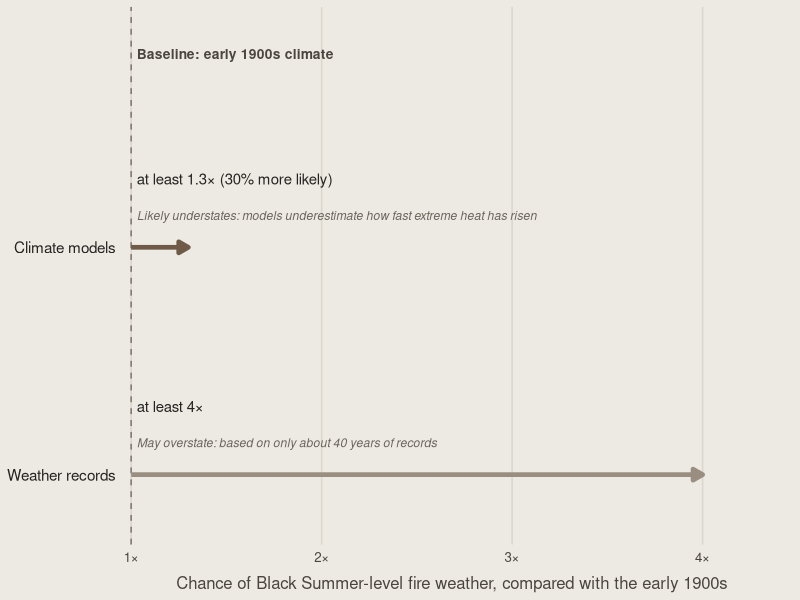

Write R code to recreate this figure.
## ---- chunk 1
#| label: fig-odds
#| fig-cap: "Both kinds of evidence show that fire weather like Black Summer's is now more likely than in the early 1900s. Each arrow shows the smallest likely increase, so the true change could be larger.dSource: @vanoldenborgh2021."
#| fig-alt: "Arrow chart comparing the chance of Black Summer-level fire weather today with the early 1900s climate, which is the baseline. Climate models: at least 1.3 times as likely, or 30% more likely, and probably too low because models miss how fast extreme heat is rising. Weather records since 1979: at least 4 times as likely, but based on a short record and probably too high."
#| fig-width: 8
#| fig-height: 3.2
#| code-fold: true
#| warning: false
#| message: false

library(tidyverse)

odds <- tibble(
  evidence = c("models", "records"),
  y        = c(2, 1),
  at_least = c(1.3, 4),
  label    = c("at least 1.3× (30% more likely)", "at least 4×"),
  note     = c("Likely understates: models underestimate how fast extreme heat has risen",
               "May overstate: based on only about 40 years of records")
)

ggplot(odds, aes(y = y)) +
  geom_vline(xintercept = 1, colour = "#7A7268", linetype = "dashed") +
  annotate("text", x = 1.03, y = 2.85, hjust = 0, size = 3.5,
           fontface = "bold", colour = "#4A453F",
           label = "Baseline: early 1900s climate") +
  geom_segment(aes(x = 1, xend = at_least, yend = y, colour = evidence),
               linewidth = 1.6,
               arrow = arrow(length = unit(0.28, "cm"), type = "closed")) +
  geom_text(aes(x = 1.03, y = y + 0.30, label = label),
            hjust = 0, size = 3.8, colour = "#262422") +
  geom_text(aes(x = 1.03, y = y + 0.14, label = note),
            hjust = 0, size = 3.1, colour = "#6B645C", fontface = "italic") +
  scale_colour_manual(values = c(models = "#6E5A47", records = "#9A8E80"),
                      guide = "none") +
  scale_x_continuous(limits = c(1, 4.3), breaks = 1:4,
                     labels = c("1×", "2×", "3×", "4×"),
                     expand = expansion(mult = c(0, 0.02))) +
    scale_y_continuous(limits = c(0.8, 2.95), breaks = c(2, 1),
                     labels = c("Climate models", "Weather records")) +
  coord_cartesian(clip = "off") +
  labs(x = "Chance of Black Summer-level fire weather, compared with the early 1900s",
       y = NULL) +
  theme_minimal(base_size = 12) +
  theme(
    plot.background    = element_rect(fill = "#EDEAE3", colour = NA),
    plot.margin        = margin(5, 20, 5, 5),
    panel.grid.major.y = element_blank(),
    panel.grid.minor   = element_blank(),
    panel.grid.major.x = element_line(colour = "#DCD6CC"),
    text               = element_text(colour = "#262422"),
    axis.text.y        = element_text(hjust = 1, colour = "#262422", size = 11,
                                      margin = margin(r = 8)),
    axis.text.x        = element_text(colour = "#4A453F"),
    axis.title.x       = element_text(size = 12, colour = "#4A453F", margin = margin(t = 8))
  )
